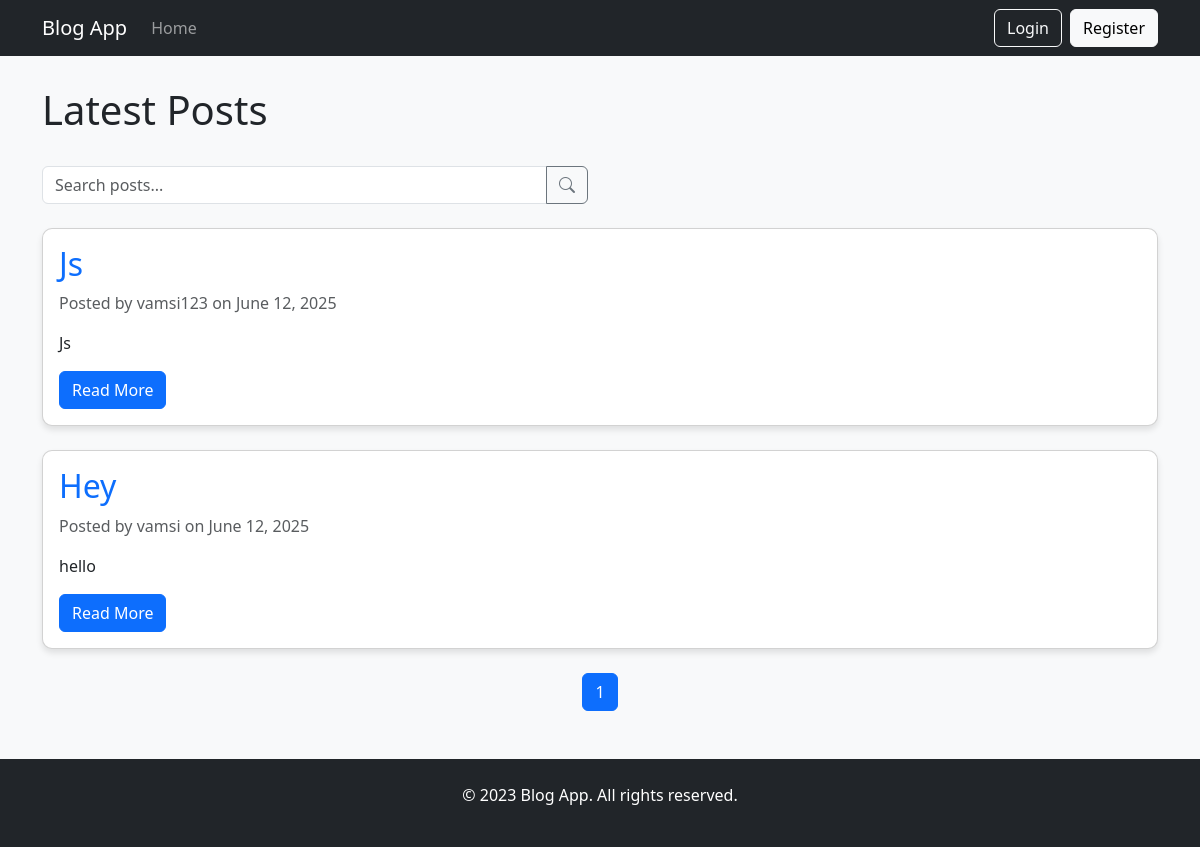
The page / on the database its author committed.
### blog/models.py (models this page shows, shortened)
class Post(models.Model):
    STATUS_CHOICES = (
        ('draft', 'Draft'),
        ('pending', 'Pending Approval'),
        ('approved', 'Approved'),
        ('rejected', 'Rejected'),
    )
    title = models.CharField(max_length=200)
    content = models.TextField()
    author = models.ForeignKey(settings.AUTH_USER_MODEL, on_delete=models.CASCADE)
    status = models.CharField(max_length=10, choices=STATUS_CHOICES, default='draft')
    created_at = models.DateTimeField(default=timezone.now)
    updated_at = models.DateTimeField(auto_now=True)

### users/models.py (models this page shows, shortened)
class User(AbstractUser):
    email = models.EmailField(_('email address'), unique=True)
    bio = models.TextField(max_length=500, blank=True)
    profile_picture = models.ImageField(upload_to='profile_pics/', blank=True, null=True)

### blog/views.py (the view)
# urls.py: path('', views.post_list, name='post-list'),
def post_list(request):
    query = request.GET.get('q')
    post_list = Post.objects.filter(status='approved').order_by('-created_at')
    if query:
        post_list = post_list.filter(
            Q(title__icontains=query) |
            Q(content__icontains=query) |
            Q(author__username__icontains=query)
        )
    paginator = Paginator(post_list, 5)  # Show 5 posts per page
    page_number = request.GET.get('page')
    page_obj = paginator.get_page(page_number)
    context = {
        'page_obj': page_obj,
        'search_query': query,
    }
    return render(request, 'blog/post_list.html', context)

### blog/templates/blog/post_list.html (shortened to what this page needs)
{% extends 'blog/base.html' %}
{% load static %}
{% block content %}
    <div class="row mb-4">
        <div class="col-md-8">
            <h1>Latest Posts</h1>
        </div>
        <div class="col-md-4 text-end">
        </div>
    </div>
    <div class="row mb-4">
        <div class="col-md-6">
            <form method="get" action="{% url 'post-list' %}">
                <div class="input-group">
                    <input type="text" class="form-control" name="q" placeholder="Search posts..." value="{{ search_query|default:'' }}">
                    <button class="btn btn-outline-secondary" type="submit">
                        <i class="bi bi-search"></i>
                    </button>
                </div>
            </form>
        </div>
    </div>
    {% if page_obj %}
        {% for post in page_obj %}
            <div class="card mb-4">
                <div class="card-body">
                    <h2 class="card-title">
                        <a href="{% url 'post-detail' post.pk %}" class="text-decoration-none">{{ post.title }}</a>
                    </h2>
                    <p class="card-text text-muted">
                        Posted by {{ post.author.username }} on {{ post.created_at|date:"F d, Y" }}
                    </p>
                    <p class="card-text">{{ post.content|truncatewords:30 }}</p>
                    <a href="{% url 'post-detail' post.pk %}" class="btn btn-primary">Read More</a>
                </div>
            </div>
        {% endfor %}
        <nav aria-label="Page navigation">
            <ul class="pagination justify-content-center">
                {% for num in page_obj.paginator.page_range %}
                    {% if page_obj.number == num %}
                        <li class="page-item active">
                            <a class="page-link" href="?page={{ num }}{% if search_query %}&q={{ search_query }}{% endif %}">{{ num }}</a>
                        </li>
                    {% elif num > page_obj.number|add:'-3' and num < page_obj.number|add:'3' %}
                        <li class="page-item">
                            <a class="page-link" href="?page={{ num }}{% if search_query %}&q={{ search_query }}{% endif %}">{{ num }}</a>
                        </li>
                    {% endif %}
                {% endfor %}
            </ul>
        </nav>
    {% else %}
        <div class="alert alert-info">No posts found.</div>
    {% endif %}
{% endblock %}

### blog/static/blog/css/styles.css (style rules this page uses)
body { background-color: #f8f9fa; }
.card { margin-bottom: 20px; border-radius: 10px; box-shadow: 0 4px 6px rgba(0, 0, 0, 0.1); }

### rows shown on the page
Post: title "Js", author.username "vamsi123", created_at "June 12, 2025", content "Js"
Post: title "Hey", author.username "vamsi", created_at "June 12, 2025", content "hello"

### other values the page prints
{{ num }} "1"
